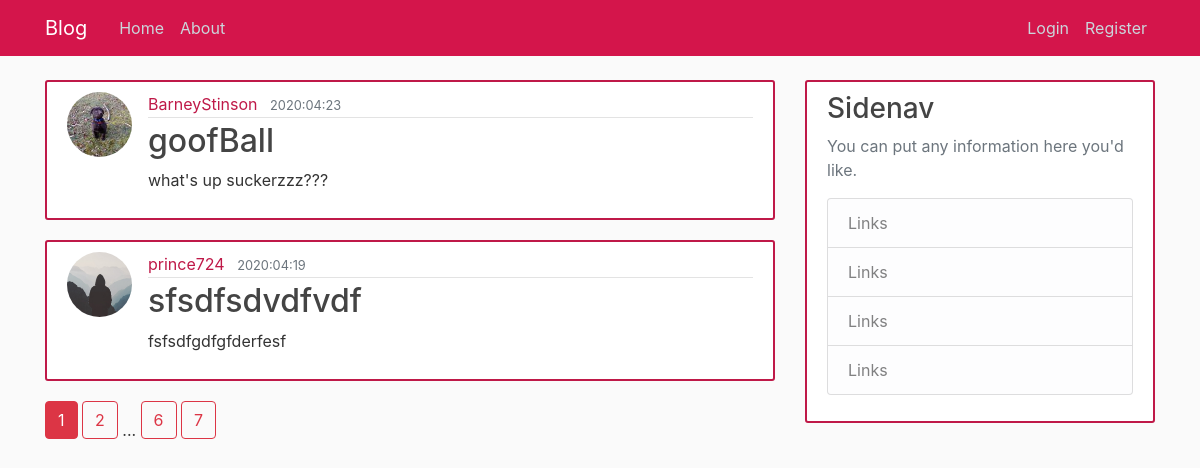
The page /home on the database its author committed.
### flaskblog/models.py (models this page shows, shortened)
class Post(db.Model):
    id = db.Column(db.Integer, primary_key=True)
    title = db.Column(db.String(100), nullable=False)
    date_posted = db.Column(db.DateTime, nullable=False, default=datetime.utcnow)
    content = db.Column(db.Text, nullable=False)
    user_id = db.Column(db.Integer, db.ForeignKey('user.id'), nullable=False)

class User(db.Model, UserMixin):
    id = db.Column(db.Integer, primary_key=True)
    username = db.Column(db.String(20), unique=True, nullable=False)
    email = db.Column(db.String(120), unique=True, nullable=False)
    image_file = db.Column(db.String(20), nullable=False, default='default.jpg')
    password = db.Column(db.String(60), nullable=False)
    posts = db.relationship('Post', backref='author', lazy=True)

### flaskblog/main/routes.py (the view)
@main.route("/")
@main.route("/home")
def home():
    page = request.args.get('page', 1, type=int)
    posts = Post.query.order_by(Post.date_posted.desc()).paginate(page=page, per_page=2)
    return render_template('home.html', posts=posts)

### flaskblog/templates/home.html
{% extends "layout.html" %}
{% block content %}
    {% for post in posts.items %}
        <article class="media content-section">
           <img class="rounded-circle article-img"
                src="{{url_for('static', filename='profile_pics/' + post.author.image_file)}}"/>
          <div class="media-body">
            <div class="article-metadata">
              <a class="mr-2" href="{{url_for('users.user_posts',username=post.author.username)}}">{{ post.author.username }}</a>
              <small class="text-muted">{{ post.date_posted.strftime('%Y:%m:%d') }}</small>
            </div>
            <h2><a class="article-title" href="{{url_for('posts.single_post',post_id=post.id)}}">{{ post.title }}</a></h2>
            <p class="article-content">{{ post.content }}</p>
          </div>
        </article>
    {% endfor %}
    {% for page_num in posts.iter_pages(left_edge=2, right_edge=2, left_current=2, right_current=2) %}
        {% if page_num %}
            {% if posts.page == page_num %}
                <a class="btn btn-danger mb-4"  href="{{url_for('main.home',page=page_num)}}">{{page_num}}</a>
            {% else %}
                <a class="btn btn-outline-danger mb-4"  href="{{url_for('main.home',page=page_num)}}">{{page_num}}</a>
            {% endif %}
        {% else %}
            ...
        {% endif %}
    {%  endfor %}
{% endblock content %}

### flaskblog/static/main.css (style rules this page uses)
body { background: #fafafa; color: #333333; margin-top: 5rem; }
h1, h2, h3, h4, h5, h6 { color: #444444; }
.content-section { background: #ffffff; padding: 10px 20px; border: 2px solid #bf1948; border-radius: 3px; margin-bottom: 20px; }
.article-title { color: #444444; }
.article-content { white-space: pre-line; }
.article-img { height: 65px; width: 65px; margin-right: 16px; }
.article-metadata { padding-bottom: 1px; margin-bottom: 4px; border-bottom: 1px solid #e3e3e3 }
.article-metadata a { color: #bf1948; text-decoration: none; }

### rows shown on the page
Post: image_file (picture), author.username "BarneyStinson", date_posted "2020:04:23", title "goofBall", content "what's up suckerzzz???"
Post: image_file (placeholder picture), author.username "prince724", date_posted "2020:04:19", title "sfsdfsdvdfvdf", content "fsfsdfgdfgfderfesf"

### other values the page prints
{{ page_num }} "1"
{{ page_num }} "2" "6" "7"
